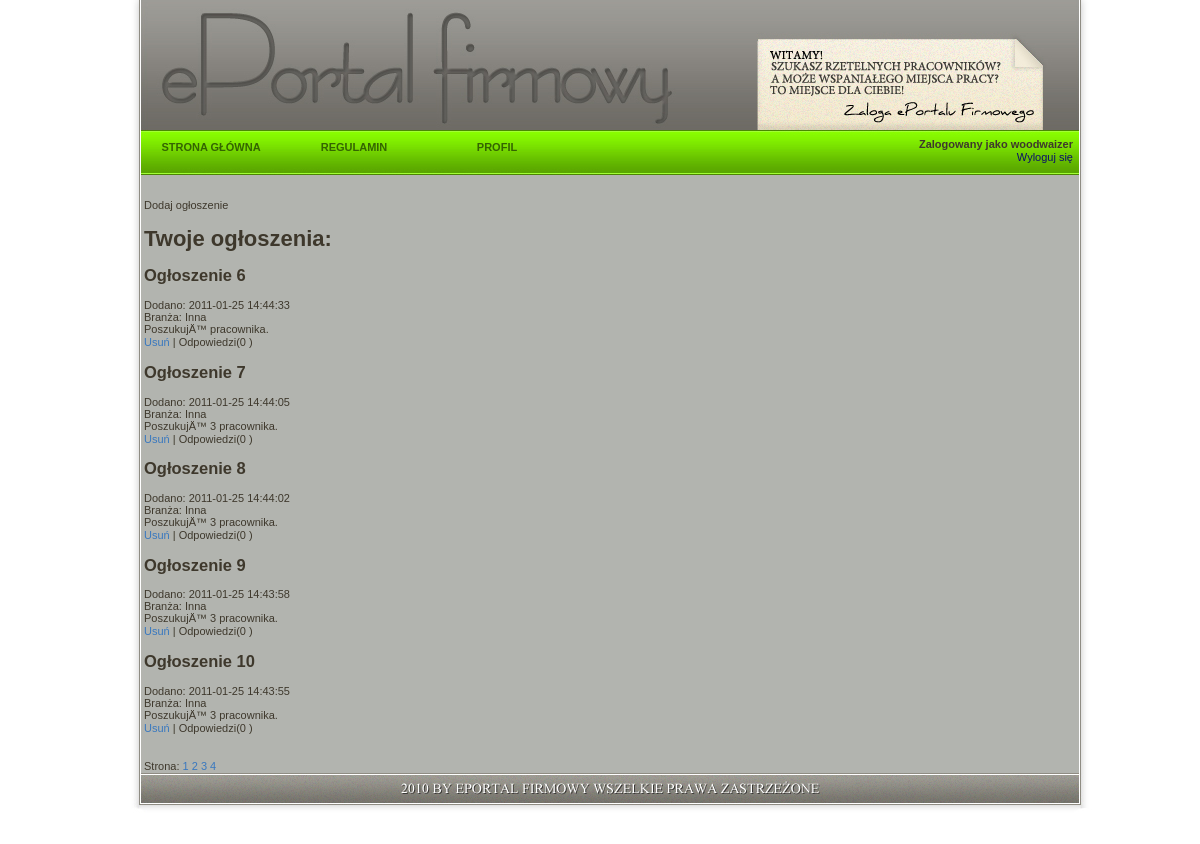
Page /index.php?page=2 (signed in) on the earlier database version.
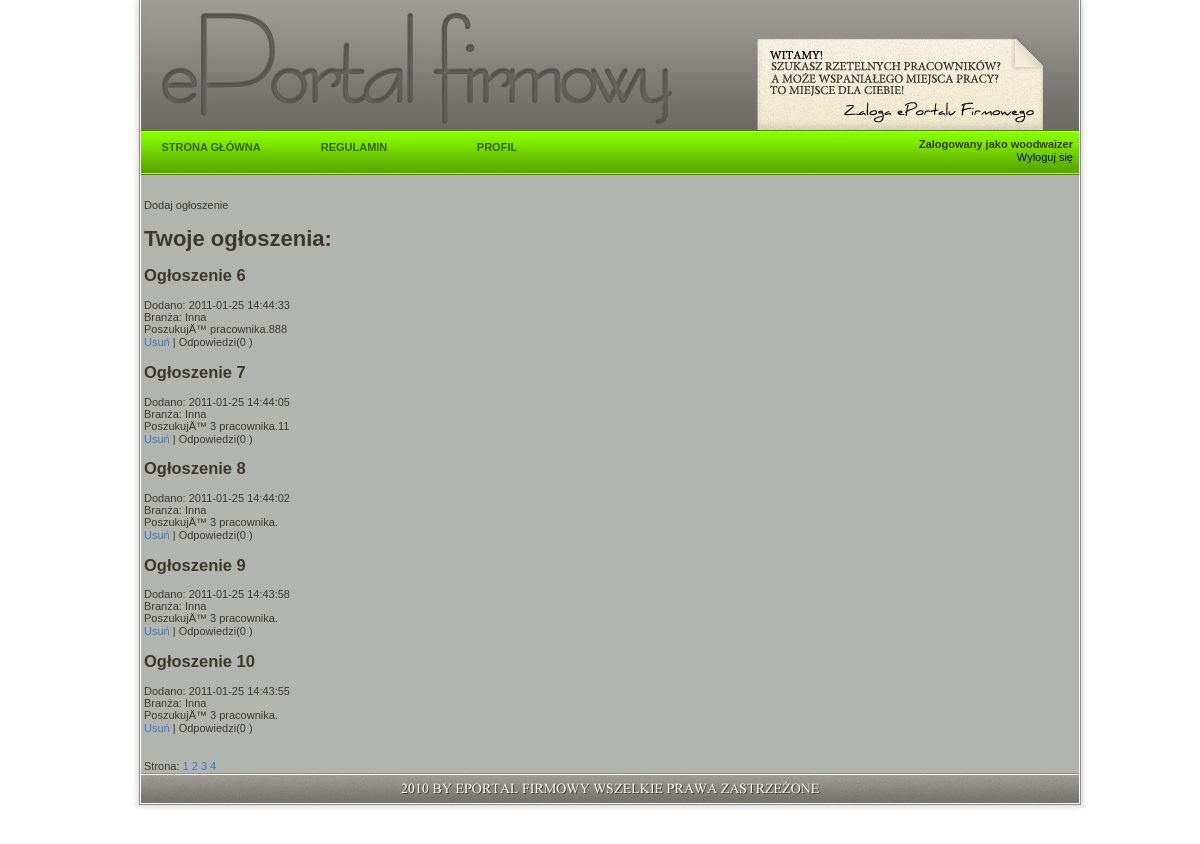
Same page on the later database version.
### tables this page shows
CREATE TABLE IF NOT EXISTS `ogloszenie` (
  `id` int(11) NOT NULL AUTO_INCREMENT,
  `id_firmy` int(11) NOT NULL,
  `branza_id` int(20) NOT NULL,
  `tresc` text,
  `dodano` timestamp NOT NULL DEFAULT CURRENT_TIMESTAMP,
  PRIMARY KEY (`id`)
);

CREATE TABLE IF NOT EXISTS `branza` (
  `branza_id` int(11) NOT NULL AUTO_INCREMENT,
  `branza_nazwa` varchar(20) NOT NULL,
  PRIMARY KEY (`branza_id`)
);

### ogloszenia.php (the view, shortened to what this page needs)
<?php
if (isset($_SESSION['id_obecne'])) {
    if( $_SESSION['typ'] == 'f') {
       $id_obecne=$_SESSION['id_obecne'];
       if (!isset($_GET['page'])) {
            $page = 1;
        } else {
            $page = $_GET['page'];
        }
       $ile_na_strone = 5;
       $poczatek = ($page-1)*$ile_na_strone;
       $licznik=($page-1)*$ile_na_strone +1;
        $dbc = mysqli_connect(DB_HOST, DB_USER, DB_PASSWORD, DB_NAME) or die ('błąd bazy');
        ?>
        <a id="add_oglo_wypisz"> Dodaj ogłoszenie </a>
       <br/>
           <?php
           $query = "SELECT * FROM ogloszenie,branza WHERE id_firmy = '$id_obecne' AND ogloszenie.branza_id = branza.branza_id ORDER BY dodano DESC LIMIT $poczatek , $ile_na_strone ";
	$result = mysqli_query($dbc, $query);
                ?>
        <h1> Twoje ogłoszenia: </h1>
        <div id="oglo_lista">
        <?php
        while ($row = mysqli_fetch_array($result)) {
        $id = $row['id'];
	$branza = $row['branza_nazwa'];
        $dodano = $row['dodano'];
        $tresc = $row['tresc'];
        ?>
            <h2>Ogłoszenie <?php echo $licznik; $licznik++?></h2>
            Dodano: <?php echo $dodano; ?><br/>
            Branża: <?php echo $branza; ?><br/>
            <?php echo $tresc; ?><br/>
            <?php
             $query2 = "SELECT *,COUNT(*) FROM odp, pracownik WHERE ogl_id='$id' AND pracownik_id=pracownik.id ORDER BY data DESC";
             $result2 = mysqli_query($dbc, $query2);
             $row2 = mysqli_fetch_array($result2);
            $ile = $row2['COUNT(*)'];
            ?>
            <a href="delete_oglo.php?id=<?php echo $id; ?>" onclick="sprawdz(event,this,'')" >Usuń</a> | <a onclick='odpowiedzi("<?php echo $id; ?>")'> Odpowiedzi(<?php echo $ile;?> ) </a>
        <?php
         }
         ?>
         </div><br/><br/><?php
        $query = "SELECT COUNT(*) FROM ogloszenie WHERE id_firmy = '$id_obecne'";
        $result = mysqli_query($dbc, $query);
        $row = mysqli_fetch_array($result);
        $ilosc_ogolem = $row['COUNT(*)'];
        $ile_stron = ceil($ilosc_ogolem/$ile_na_strone);
         if ($ilosc_ogolem == 0) {
            ?>Narazie brak.<?php
         }
         else {echo 'Strona:';
            for ($i=1;$i<=$ile_stron;$i++) {
             ?>
            <a href="index.php?page=<?php echo $i ?>" ><?php echo $i; ?></a>
            <?php
            }
         }
    }
}
?>

Differences in the rows shown:
changed ogloszenie: tresc "PoszukujÄ™ pracownika." → "PoszukujÄ™ pracownika.888"
changed ogloszenie: tresc "PoszukujÄ™ 3 pracownika." → "PoszukujÄ™ 3 pracownika.11"
